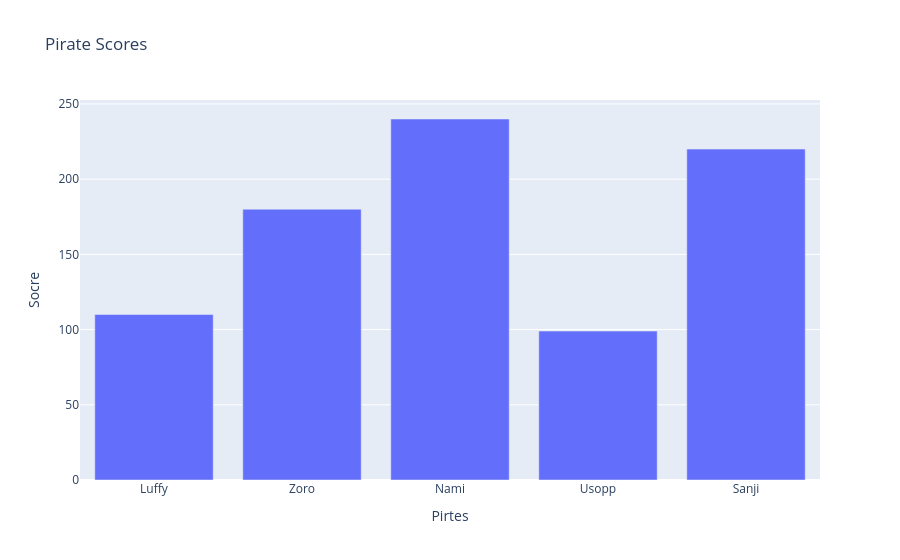

Notebook code cell kept with this figure:
### Code cell
graph=go.Figure()
graph.add_trace(go.Bar(x=x1,y=y1))
graph.update_layout(title='Pirate Scores',
                    xaxis_title="Pirtes",
                    yaxis_title="Socre")

### Figure 1 — Plotly figure (JSON) as saved in the notebook; plotly's stock layout.template omitted (floating-point values rounded to 4 significant figures)
{"data": [{"type": "bar", "x": ["Luffy", "Zoro", "Nami", "Usopp", "Sanji"], "y": [110, 180, 240, 99, 220]}], "layout": {"title": {"text": "Pirate Scores"}, "xaxis": {"title": {"text": "Pirtes"}}, "yaxis": {"title": {"text": "Socre"}}}}
